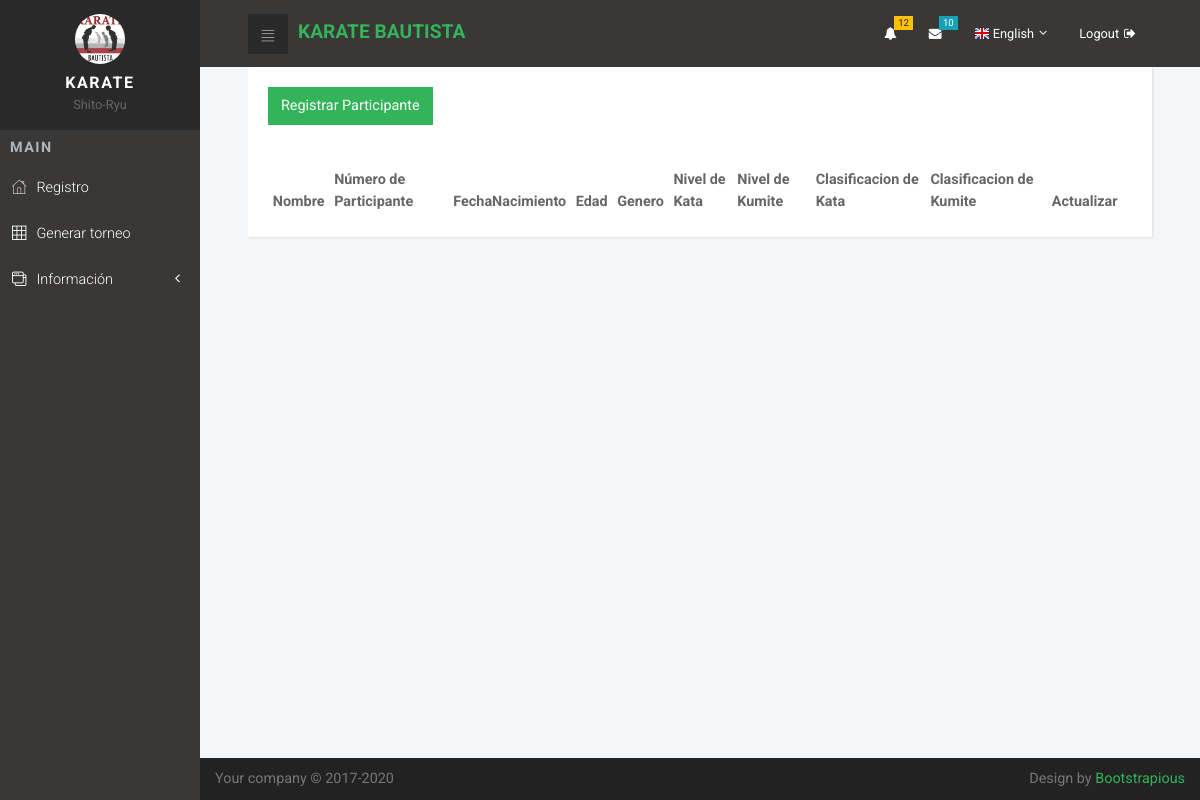
/participante/, run on an earlier commit of the app's database.
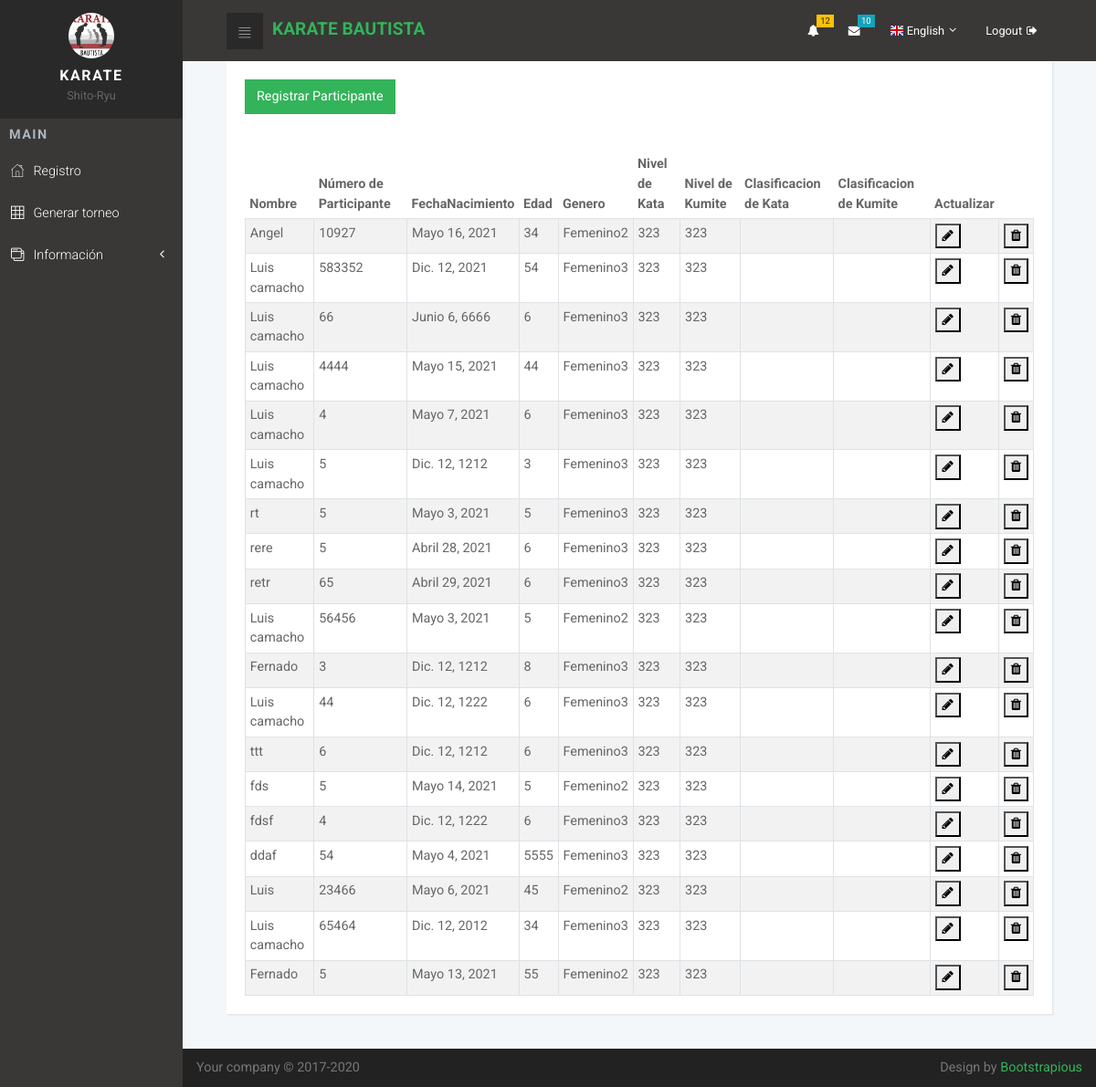
And on a later commit of the database.
### participante/models.py (models this page shows, shortened)
class ParticipanteModel(models.Model):
    Nombre = models.CharField(max_length=50, verbose_name="Nombre")
    NumParticipante = models.IntegerField(verbose_name="NumParticipante")
    FechaNacimiento= models.DateField(verbose_name="Fecha Nacimiento")
    Edad = models.IntegerField(verbose_name="Edad")
    generoModel = models.ForeignKey(GeneroModel,verbose_name="Genero", on_delete=models.RESTRICT)
    Peso = models.IntegerField(verbose_name="Peso")
    dojoModel=models.ForeignKey("dojo.DojoModel", verbose_name="Dojo", on_delete=models.RESTRICT)
    nivelKata = models.ForeignKey(NivelModel, verbose_name="NivelKata", on_delete=models.RESTRICT, related_name="nivelKata")
    nivelKumite= models.ForeignKey(NivelModel, verbose_name="NivelKumite", on_delete=models.RESTRICT, related_name="nivelKumite")
    clasificacionKata = models.ForeignKey(ClasificacionKarateModel,verbose_name="NivelKata", on_delete=models.RESTRICT, related_name="clasificacionKata")
    clasificacionKumite= models.ForeignKey(ClasificacionKarateModel,verbose_name="NivelKumite", on_delete=models.RESTRICT,related_name="clasificacionKumite")
    create = models.DateTimeField(auto_now_add=True, verbose_name="Creación")
    update = models.DateTimeField(auto_now=True, verbose_name="Actualización")
    class Meta():
        verbose_name = "Dojo"
        verbose_name_plural = "Dojos"
        ordering = ["-create"]

### administrador/models.py (models this page shows)
class GeneroModel(models.Model):
    Descripcion =  models.CharField(max_length=50, verbose_name="Nombre")
    create = models.DateTimeField(auto_now_add=True, verbose_name="Creación")
    update = models.DateTimeField(auto_now=True, verbose_name="Actualización")
    class Meta():
        verbose_name = "Genero"
        verbose_name_plural = "Generos"
        ordering = ["-create"]
    def __str__(self):
        return self.Descripcion

class NivelModel(models.Model):
    Descripcion =  models.CharField(max_length=50, verbose_name="Nombre")
    create = models.DateTimeField(auto_now_add=True, verbose_name="Creación")
    update = models.DateTimeField(auto_now=True, verbose_name="Actualización")
    class Meta():
        verbose_name = "Nivel"
        verbose_name_plural = "Niveles"
        ordering = ["-create"]
    def __str__(self):
        return self.Descripcion

### participante/views.py (the view)
# urls.py: path('', Participante_List.as_view(), name="list"),
class Participante_List(ListView):
    model = ParticipanteModel

### participante/templates/participante/participantemodel_list.html (shortened to what this page needs)
{% extends 'Core/base.html' %}
{% block content %}
<div class="container-fluid">
        <div class="row">
            <div class="col-12">
              <div class="card">
                <div class="card-body">
                  <button id="create-participante" class="btn btn-primary" type="buttton">Registrar Participante</button>
                </div>
                <div class="card-body">
                  <div class="table-responsive">
                    <table id="table_id" class="table table-striped table-sm table-bordered">
                      <thead>
                        <tr>
                            <th>Nombre</th>
                            <th>Número de Participante</th>
                            <th>FechaNacimiento</th>
                            <th>Edad</th>
                            <th>Genero</th>
                            <th>Nivel de Kata</th>
                            <th>Nivel de Kumite</th>
                            <th>Clasificacion de Kata</th>
                            <th>Clasificacion de Kumite</th>
                            <th>Actualizar</th>
                            <th></th>
                        </tr>
                      </thead>
                      <tbody>
                         {% for form_n in object_list %}
                          <tr>
                              <td>{{form_n.Nombre}}</td>
                              <td>{{form_n.NumParticipante}}</td>
                              <td>{{form_n.FechaNacimiento}}</td>
                              <td>{{form_n.Edad}}</td>
                              <td>{{form_n.generoModel}}</td>
                              <td>{{form_n.nivelKata}}</td>
                              <td>{{form_n.nivelKumite}}</td>
                              <td>{{form_n.clasificacionkata}}</td>
                              <td>{{form_n.clasificacionkumite}}</td>
                             <td><button type="button" class="update-participante bs-m"><span class="fa fa-pencil"></span>
                                  </button></td>
                              <td> <button type="button" class="delete-book bs">
                                  <span class="fa fa-trash"></span>
                                  </button>
                              </td>
                            </tr>
                          {% endfor %}
                      </tbody>
                    </table>
                  </div>
                </div>
              </div>
            </div>
          </div>
</div>
{% endblock %}

What changed in the data, as far as the page shows it:
added ParticipanteModel: Nombre "Angel", NumParticipante "10927", FechaNacimiento "Mayo 16, 2021", Edad "34", generoModel "Femenino2", nivelKata "323", nivelKumite "323"
added ParticipanteModel: Nombre "Luis camacho", NumParticipante "583352", FechaNacimiento "Dic. 12, 2021", Edad "54", generoModel "Femenino3", nivelKata "323", nivelKumite "323"
added ParticipanteModel: Nombre "Luis camacho", NumParticipante "66", FechaNacimiento "Junio 6, 6666", Edad "6", generoModel "Femenino3", nivelKata "323", nivelKumite "323"
added ParticipanteModel: Nombre "Luis camacho", NumParticipante "4444", FechaNacimiento "Mayo 15, 2021", Edad "44", generoModel "Femenino3", nivelKata "323", nivelKumite "323"
added ParticipanteModel: Nombre "Luis camacho", NumParticipante "4", FechaNacimiento "Mayo 7, 2021", Edad "6", generoModel "Femenino3", nivelKata "323", nivelKumite "323"
added ParticipanteModel: Nombre "Luis camacho", NumParticipante "5", FechaNacimiento "Dic. 12, 1212", Edad "3", generoModel "Femenino3", nivelKata "323", nivelKumite "323"
added ParticipanteModel: Nombre "rt", NumParticipante "5", FechaNacimiento "Mayo 3, 2021", Edad "5", generoModel "Femenino3", nivelKata "323", nivelKumite "323"
added ParticipanteModel: Nombre "rere", NumParticipante "5", FechaNacimiento "Abril 28, 2021", Edad "6", generoModel "Femenino3", nivelKata "323", nivelKumite "323"
added ParticipanteModel: Nombre "retr", NumParticipante "65", FechaNacimiento "Abril 29, 2021", Edad "6", generoModel "Femenino3", nivelKata "323", nivelKumite "323"
added ParticipanteModel: Nombre "Luis camacho", NumParticipante "56456", FechaNacimiento "Mayo 3, 2021", Edad "5", generoModel "Femenino2", nivelKata "323", nivelKumite "323"
added ParticipanteModel: Nombre "Fernado", NumParticipante "3", FechaNacimiento "Dic. 12, 1212", Edad "8", generoModel "Femenino3", nivelKata "323", nivelKumite "323"
added ParticipanteModel: Nombre "Luis camacho", NumParticipante "44", FechaNacimiento "Dic. 12, 1222", Edad "6", generoModel "Femenino3", nivelKata "323", nivelKumite "323"
added ParticipanteModel: Nombre "ttt", NumParticipante "6", FechaNacimiento "Dic. 12, 1212", Edad "6", generoModel "Femenino3", nivelKata "323", nivelKumite "323"
added ParticipanteModel: Nombre "fds", NumParticipante "5", FechaNacimiento "Mayo 14, 2021", Edad "5", generoModel "Femenino2", nivelKata "323", nivelKumite "323"
added ParticipanteModel: Nombre "fdsf", NumParticipante "4", FechaNacimiento "Dic. 12, 1222", Edad "6", generoModel "Femenino3", nivelKata "323", nivelKumite "323"
added ParticipanteModel: Nombre "ddaf", NumParticipante "54", FechaNacimiento "Mayo 4, 2021", Edad "5555", generoModel "Femenino3", nivelKata "323", nivelKumite "323"
added ParticipanteModel: Nombre "Luis", NumParticipante "23466", FechaNacimiento "Mayo 6, 2021", Edad "45", generoModel "Femenino2", nivelKata "323", nivelKumite "323"
added ParticipanteModel: Nombre "Luis camacho", NumParticipante "65464", FechaNacimiento "Dic. 12, 2012", Edad "34", generoModel "Femenino3", nivelKata "323", nivelKumite "323"
added ParticipanteModel: Nombre "Fernado", NumParticipante "5", FechaNacimiento "Mayo 13, 2021", Edad "55", generoModel "Femenino2", nivelKata "323", nivelKumite "323"
